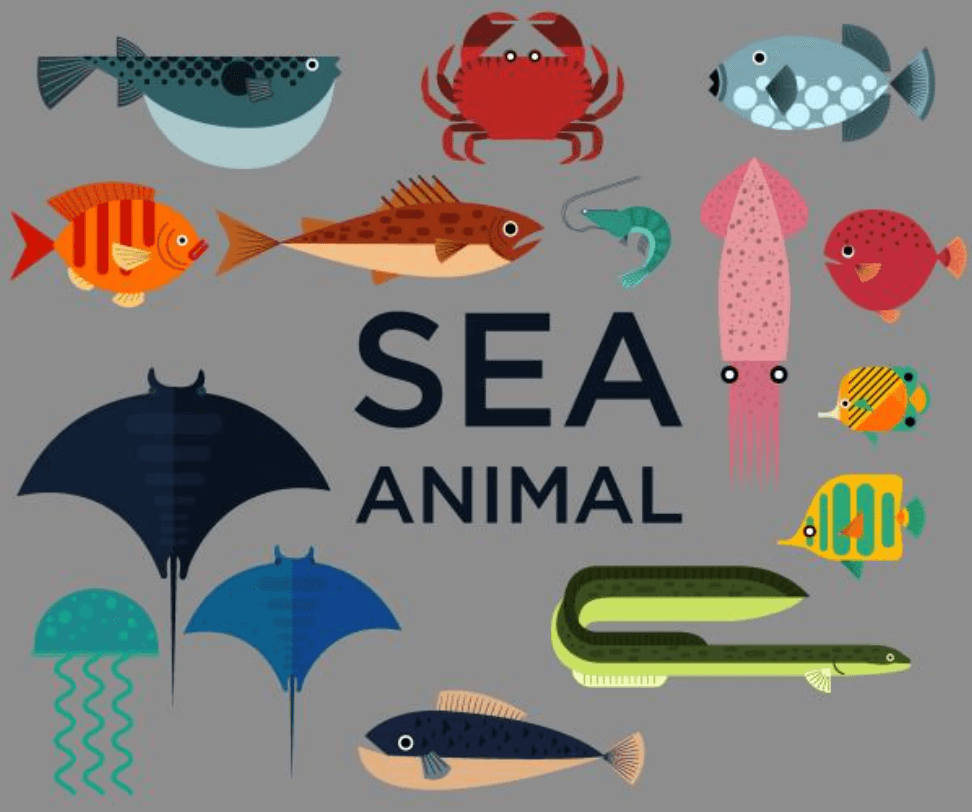
//> input picture Demo26/2.png, 972 x 812 px
$ ./find_contours   (built with g++ and OpenCV 4)
//> lines starting //> are read from the running program, lines starting //| are printed output that depends on the picture; after the words box and inside, x2 and y2 are one past the last pixel; in counts of white or black regions, pixels touching at a corner belong together
#include <opencv2/opencv.hpp>
#include <iostream>
#include <math.h>

using namespace std;
using namespace cv;

Mat src, dst;
const char *output_win = "findcontours-demo";
int threshold_value = 100;
int threshold_max = 255;
RNG rng;

void Demo_Contours(int, void *);

int main(int argc, char **argv) {
    src = imread("../2.png");
//> src is the input picture: 812 rows x 972 cols, CV_8UC3; mean B, G, R 121, 125, 129.9
    if (src.empty()) {
        printf("could not load image...\n");
        return -1;
    }
    namedWindow("input-image", WINDOW_AUTOSIZE);
    namedWindow(output_win, WINDOW_AUTOSIZE);
    imshow("input-image", src);
    cvtColor(src, src, COLOR_BGR2GRAY);
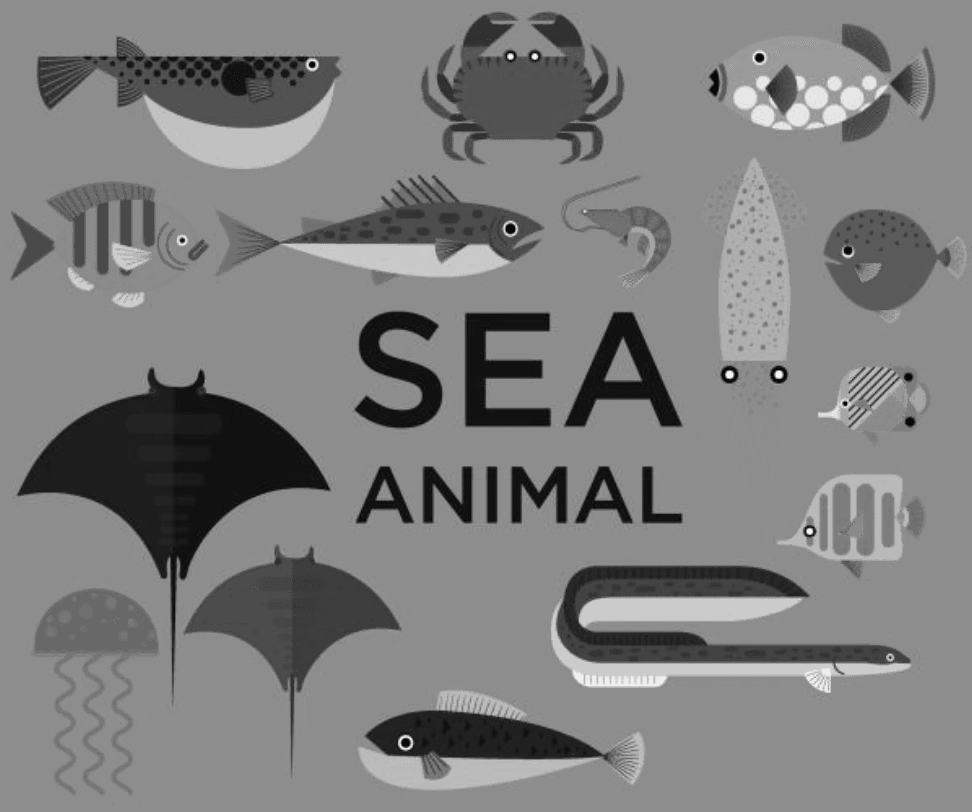
//> src: 812 rows x 972 cols, CV_8UC1; min 7, max 245, mean 126
    //imshow("input-image", src);
    waitKey(0);

    const char *trackbar_title = "Threshold Value:";
    createTrackbar(trackbar_title, output_win, &threshold_value, threshold_max, Demo_Contours);
    Demo_Contours(0, 0);

    waitKey(0);
    return 0;
}

void Demo_Contours(int, void *) {
    Mat canny_output;
    vector<vector<Point>> contours;
    vector<Vec4i> hierachy;
    Canny(src, canny_output, threshold_value, threshold_value * 2, 3, false);
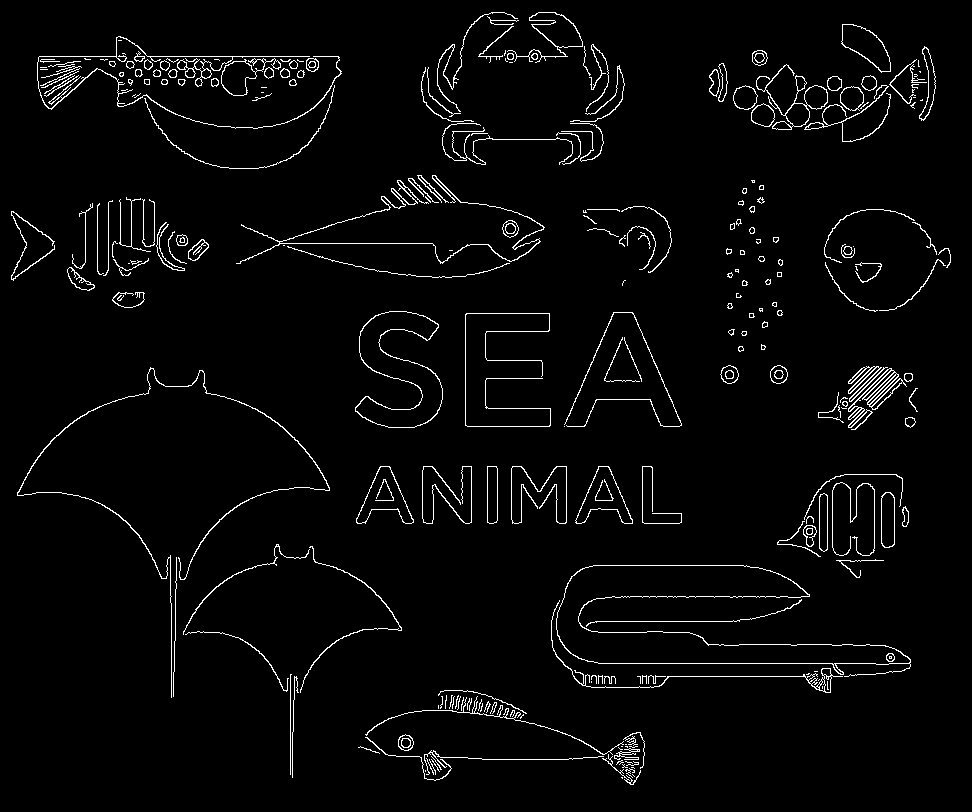
//> canny_output: 812 rows x 972 cols, CV_8UC1; 3.1% white in thin lines or dots
    findContours(canny_output, contours, hierachy, RETR_TREE, CHAIN_APPROX_SIMPLE, Point(0, 0));
//> contours = 404 contours, 206 with area under 20; largest, box (x1, y1, x2, y2) and area: (556, 565, 911, 677) 15624, (556, 565, 911, 665) 15488, (355, 311, 443, 428) 5068, (355, 311, 443, 428) 4929, (356, 466, 414, 524) 1514

    dst = Mat::zeros(src.size(), CV_8UC3);
    RNG rng(12345);
    for (size_t i = 0; i < contours.size(); i++) {
        Scalar color = Scalar(rng.uniform(0, 255), rng.uniform(0, 255), rng.uniform(0, 255));
        drawContours(dst, contours, i, color, 2, 8, hierachy, 0, Point(0, 0));
    }
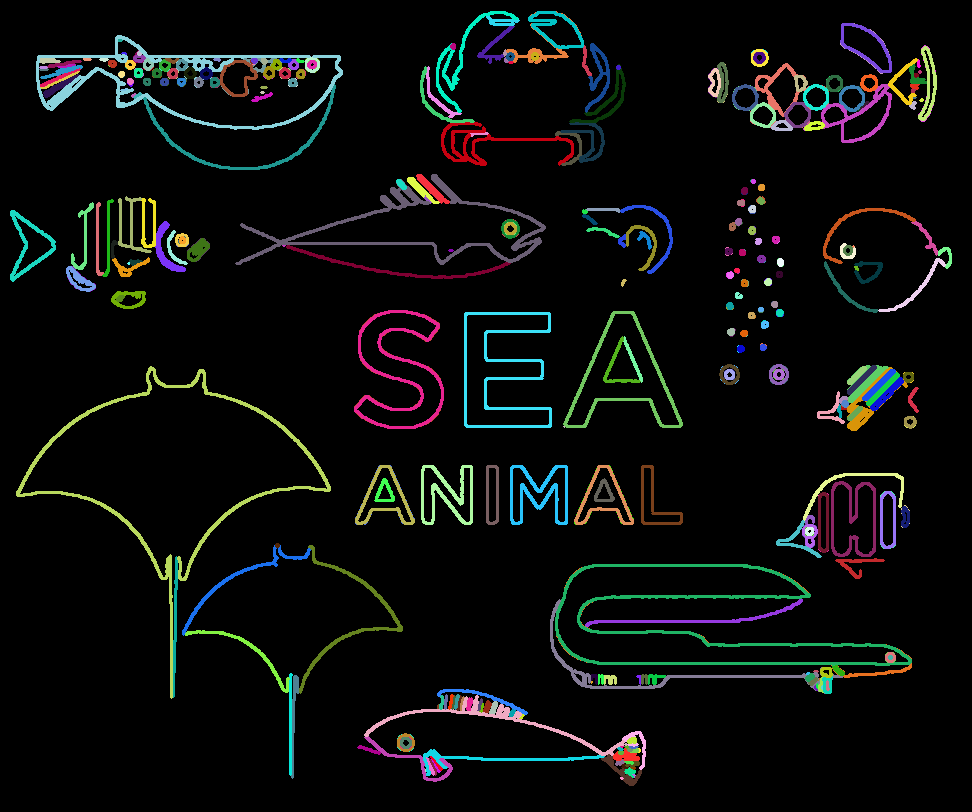
//> dst: 812 rows x 972 cols, CV_8UC3; mean B, G, R 12.2, 13.2, 11.5
    imshow(output_win, dst);
}
